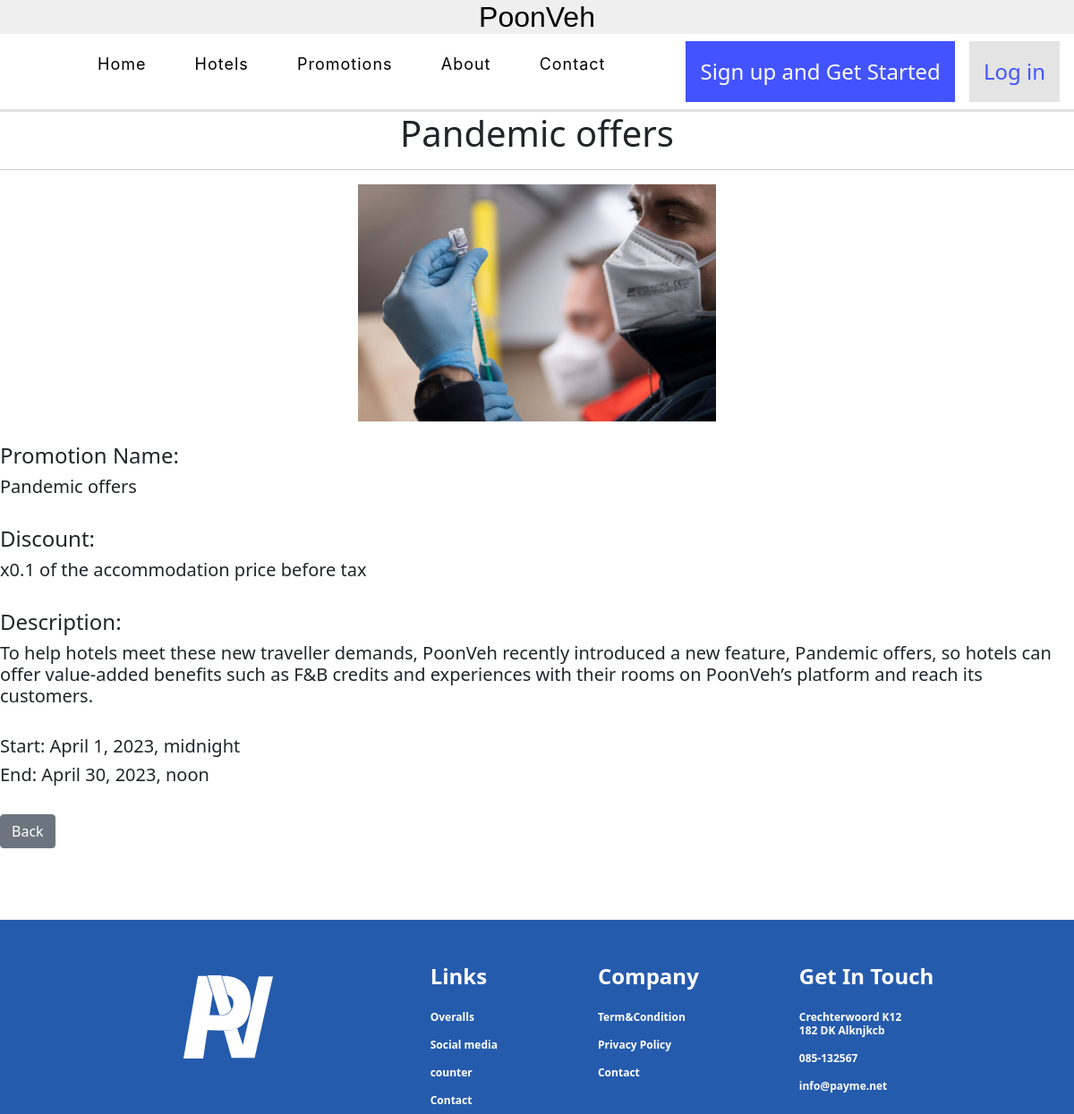
The page /promotion-detail/PRO2/ on the database as committed earlier.
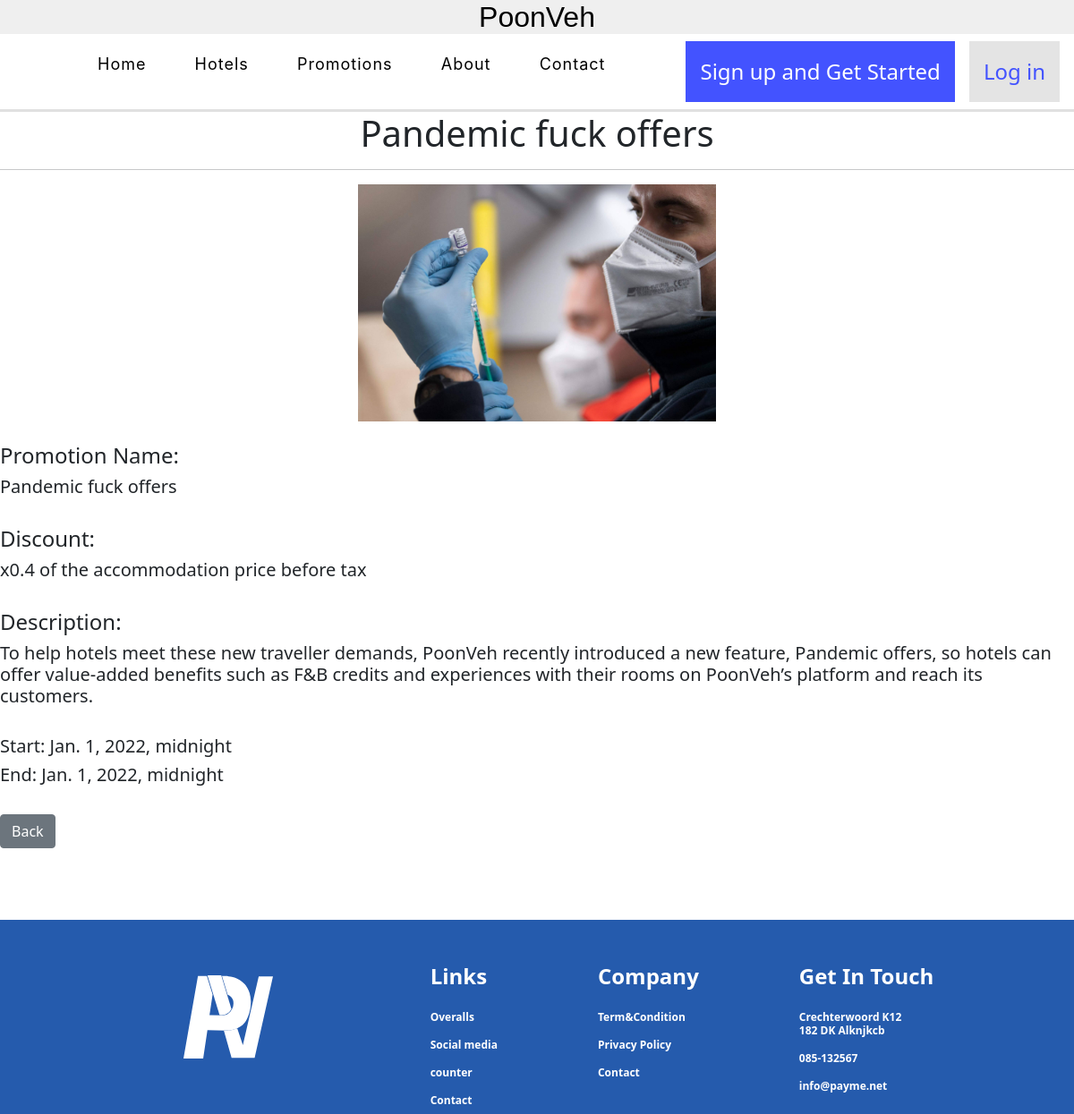
The same page on the database as committed later.
### HotelApp/models.py (models this page shows, shortened)
class Promotion(models.Model):
    Promotion_Name=models.CharField(max_length=50)
    Promotion_Detail=models.TextField()
    Promotion_Discount=models.FloatField()
    Promotion_Start=models.DateTimeField()
    Promotion_End=models.DateTimeField()
    Promotion_Pic=models.ImageField(upload_to='promotion', default='promotion/default-promotion.jpg')
    class Meta:
        db_table='promotion'

### HotelApp/views.py (the view, shortened to what this page needs)
# urls.py: path('promotion-detail/PRO<int:promo_id>/', PromotionDetail, name='promotion-detail'),
def PromotionDetail(request, promo_id):
    promotion=Promotion.objects.get(id=promo_id)
    context={}
    context['Promotion']=promotion
    context['StartFormat']=promotion.Promotion_Start
    context['EndFormat']=promotion.Promotion_End
    print(promotion.Promotion_Name)
    print(context['StartFormat'])
    print(context['EndFormat'])
    return render(request, 'frontend/promotiondetail.html', context)

### HotelApp/templates/frontend/promotiondetail.html (shortened to what this page needs)
{% extends 'frontend/base.html' %}
{% load static %}
{% block content %}
    <div class ="containerbody">
		<center>
			<h1>{{Promotion.Promotion_Name}}</h1><hr>
            {% if Promotion.Promotion_Pic.url %}
                <img src="{{Promotion.Promotion_Pic.url}}" width="400"><br><br>
            {% else %}
                <img src="{% static 'img/default-promotion.jpg' %}" width="400"><br><br>
            {% endif %}
		</center>
        {% if user.member.staff.Staff_Position == 'ADMIN' or user.member.staff.Staff_Position == 'MANAGER' %}
            <form method="POST" enctype="multipart/form-data">
                {% csrf_token %}
                <div class="form-group">
                    <label for="name">Promotion Name:</label>
                    <input type="text" class="form-control" id="name" name="name" value="{{Promotion.Promotion_Name}}" required>
                </div><br>
                <div class="form-group">
                    <label for="detail">Description:</label>
                    <textarea class="form-control" rows="3" id="detail" name="detail" placeholder="Please enter details for customers to understand briefly." required>{{Promotion.Promotion_Detail}}</textarea>
                </div><br>
                <div class="form-group">
                    <label for="percent">Discount: x{{Promotion.Promotion_Discount}}</label>
                    <select class="form-control form-control" id="percent" name="percent" required>
                        <option>5%</option>
                        <option>10%</option>
                        <option>20%</option>
                        <option>30%</option>
                        <option>40%</option>
                        <option>50%</option>
                    </select>
                </div><br>
                <div class="form-group">
                    <label for="start">Promotion Start: {{Promotion.Promotion_Start}}</label>
                    <input type="datetime-local" class="form-control" id="start" name="start" format-value="yyyy-MM-ddTHH:mm" value="2022-01-01T00:00" required>
                </div><br>
                <div class="form-group">
                    <label for="end">Promotion End: {{Promotion.Promotion_End}}</label>
                    <input type="datetime-local" class="form-control" id="end" name="end" format-value="yyyy-MM-ddTHH:mm" value="2022-01-01T00:00" required>
                </div><br>
                <div class="form-group">
                    <label for="picture">Promotion Picture Cover: </label>
                    <input type="file" class="form-control-file" id="picture" name="picture">
                </div><br>
                <button type="submit" class="btn btn-outline-success" name="save">Save</button>&nbsp;&nbsp;
                <button type="submit" class="btn btn-outline-danger" name="delete">Delete</button><br><br>
            </form>
        {% else %}
            <h4>Promotion Name:</h4>
            <h5>{{Promotion.Promotion_Name}}</h5><br>
            <h4>Discount:</h4>
            <h5>x{{Promotion.Promotion_Discount}} of the accommodation price before tax</h5><br>
            <h4>Description:</h4>
            <h5>{{Promotion.Promotion_Detail}}</h5><br>
            <h5>Start: {{Promotion.Promotion_Start}}</h5>
            <h5>End: {{Promotion.Promotion_End}}</h5><br>
        {% endif %}
        <a href="{%url 'promotions-page'%}"><button type="button" class="btn btn-secondary">Back</button></a>
    </div>
{% endblock content %}

### HotelApp/templates/frontend/base.html (shortened to what this page needs)
{% load static %}
<head>
    <link rel="stylesheet" href="{% static 'css/style.css' %}">
    <link href="{% static 'css/MaterialIcons' %}" rel="stylesheet">
    <link href="{% static 'css/SecularOne' %} " rel="stylesheet">
    <link href="{% static 'css/Inter' %}" rel="stylesheet">
    <link href="{% static 'css/OrelegaOne' %}" rel="stylesheet">
    <link href="{% static 'css/RubikMonoOne' %}" rel="stylesheet">
    <link href="{% static 'css/bootstrap.min.css' %}" rel="stylesheet">
</head>
<body>
    <header>
        <div class = "headerName">
            <a href="{% url 'home-page' %}"><h3>PoonVeh</h3></a>
        </div>
        <div class = "containerbody">
            <div>
                <div class = "top">
                    <div class = "row-horizontal-fill">
                        <div class = "col-33-nopad">
                            <ul class = "top_menu animation textsetting" style = "margin-left:2rem">
                                <li><a href="{% url 'home-page' %}">Home</a></li>
                                <li><a href="{% url 'hotels-page' %}">Hotels</a></li>
                                <li><a href="{% url 'promotions-page' %}">Promotions</a></li>
                                <li><a href="{% url 'about-page' %}">About</a></li>
                                {% if user.member.Member_isStaff %}
                                    <li><a href="{% url 'contact-page' %}">Q&A</a></li>
                                {% else %}
                                    <li><a href="{% url 'contact-page' %}">Contact</a></li>
                                {% endif %}
                            </ul>
                        </div>
                        <div class = "col-33-nopad-textsetting">
                            {% if user.is_authenticated %}
                                <ul class = "top_menu animation textsetting" style = "margin-left:2rem">
                                <li>
                                    <img src="{{user.member.Member_Pic.url}}" width="35" height="35" class="rounded-circle">
                                    <a style="font-size:100%" href="{% url 'profile-page' %}">
                                        Hello {{user.first_name}}
                                        {% if user.member.Member_isStaff %}
                                            ({{user.member.staff.Staff_Position}})
                                        {% else %}
                                            (MEMBER)
                                        {% endif %}
                                    </a>
                                </li>&emsp;
                                </ul>
                                <div class = "loginbutton">
                                    <a href="{% url 'logout' %}">Log out</a>
                                </div>
                                <div class="dropdown show">
                                    <button class="btn">
                                        <img src="{% static 'img/hamburger button 1.svg' %}">
                                    </button>
                                    <div class="dropdown-content animation">
                                        {% if user.member.staff.Staff_Position == 'ADMIN' %}
                                            <li><a href="/admin">+SITE</a></li>
                                        {% endif %}
                                        {% if user.member.staff.Staff_Position == 'ADMIN' or user.member.staff.Staff_Position == 'MANAGER' %}
                                            <li><a href="{% url 'add-hotel' %}">+Hotel</a></li>
                                        {% endif %}
                                        {% if user.member.staff.Staff_Position == 'ADMIN' or user.member.staff.Staff_Position == 'MANAGER' %}
                                            <li><a href="{% url 'add-promotion' %}">+Promotion</a></li>
                                        {% endif %}
                                        {% if user.member.staff.Staff_Position == 'ADMIN' or user.member.staff.Staff_Position == 'MANAGER' %}
                                            <li><a href="{% url 'add-staff' %}">+Staff</a></li>
                                        {% endif %}
                                        {% if user.member.staff.Staff_Position == 'ADMIN' or user.member.staff.Staff_Position == 'MANAGER' %}
                                            <li><a href="{% url 'add-news' %}">+News</a></li>
                                        {% endif %}
                                        <li><a href="{% url 'booking-page' %}">Booking</a></li>
                                        <li><a href="{% url 'news-page' %}">News</a></li>
                                    </div>
                                </div>
                            {% else %}
                                <div class = "signupbutton">
                                    <a href="{% url 'register-page' %}">Sign up and Get Started</a>
                                </div>
                                <div class = "loginbutton">
                                    <a href="{% url 'login' %}">Log in</a>
                                </div>
                            {% endif %}
                        </div>
                    </div>
                </div>
            </div>
        </div>
    </header>
    {% block content %}{% endblock content %}
    <div class = "bottom">
        <div class = "bottom_logo">
            <img src="{% static 'img/logoWhite.svg' %}" width="100">
        </div>
        <div class = "bottom_left">
            <div class = "b_head">
                <a style="color:white" href="{% url 'promotions-page' %}">Links</a>
            </div>
            <div class = "b_details">
                Overalls
            </div>
            <div class = "b_details">
                Social media
            </div>
            <div class = "b_details">
                counter
            </div>
            <div class = "b_details">
                Contact
            </div>
        </div>
        <div class = "bottom_center">
            <div class = "b_head">
                <a style="color:white" href="{% url 'about-page' %}">Company</a>
            </div>
            <div class = "b_details">
                Term&Condition
            </div>
            <div class = "b_details">
                Privacy Policy
            </div>
            <div class = "b_details">
                Contact
            </div>
        </div>
        <div class = "bottom_right">
            <div class = "b_head">
                <a style="color:white" href="{% url 'about-page' %}">Get In Touch</a>
            </div>
            <div class = "b_details">
                Crechterwoord K12<br>182 DK Alknjkcb
            </div>
            <div class = "b_details">
                085-132567
            </div>
            <div class = "b_details">
                info@payme.net
            </div>
        </div>
    </div>
</body>

### static/css/style.css (style rules this page uses)
* { margin: 0; padding: 0; box-sizing: border-box; }
.containerbody { margin: 0 auto; min-width: 992px !important; width: 100%; }
@media (min-width: 576px) { .containerbody { max-width: 540px; } }
@media (min-width: 768px) { .containerbody { max-width: 720px; } }
@media (min-width: 992px) { .containerbody { max-width: 960px; } }
@media (min-width: 1200px) { .containerbody { max-width: 1140px; } }
@media screen and (max-width: 1920px) { .containerbody { max-width: 1440px; } }
body { color: rgb(0, 0, 0); background-color: #ffffff; font-family: 'Inter', sans-serif; margin: 0; }
body a { text-decoration: none; }
* { box-sizing: border-box; }
.textsetting a { position:relative; z-index:2; font-size:18px; color:#000000; margin: 0 auto; width:80%; padding:5; letter-spacing:1px; font-family: 'Inter', sans-serif; text-decoration: none; }
header { border:0rem; border-bottom: #E0E0E0; border-style: solid; }
header::after { content: ''; display: table; clear: both; }
.top_menu { float: left; cursor: pointer; }
.top li { display: inline-block; margin-left: 2.5rem; padding-top: 0.5rem; margin-top: 0.25rem; position: relative; font-size: 1.5rem; }
.headerName { background-color: rgb(239, 239, 239); width: 100%; font-family:'Rubik Mono One',sans-serif; margin-bottom: 0; }
.signupbutton { margin-right: 1rem; margin-top: 0rem; margin-bottom: 0.5rem; padding: 1rem; display: inline-block; text-align: center; background-color: #4353FF; }
.signupbutton a { color:#FFFFFF; font-size: 1.5rem; }
.loginbutton { margin-right: 1rem; margin-top: 0rem; padding: 1rem; display: inline-block; margin-bottom: 0.5rem; background-color: #E4E4E4; }
.loginbutton a { color:#4353FF; font-size: 1.5rem; }
.animation li::before { content: ''; display: block; height: 5px; background-color: #444; position: absolute; top: 0; width: 0%; transition: all ease-in-out 250ms; }
header h3 { font-size: 2rem; color:#000000; text-align: center; }
.row-horizontal-fill { display: flex; flex-direction: row; justify-content: space-between; }
.col-33-nopad-textsetting { display: flex; flex-direction: row; justify-content: flex-end; }
.bottom { display: flex; width: 100%; justify-content: center; flex-direction: row; background-color: #255BAD; margin: 0 auto; font-size: 2rem; color: #ffffff; margin-top: 5rem; }
.bottom_logo { display: flex; justify-content: center; margin-top: auto; margin-bottom: auto; margin-right: 4rem; margin-left: 3rem; font-style: normal; font-weight: bold; font-size: 48px; line-height: 58px; color: white; }
.bottom_left { display: flex; flex-direction: column; margin-left: 7rem; }
.b_head { margin-top: 3rem; margin-bottom: 1rem; font-style: normal; font-weight: bold; font-size: 24px; line-height: 29px; color: white; }
.b_details { font-style: normal; font-weight: bold; font-size: 12px; line-height: 15px; color: white; margin-top: 0.5rem; margin-bottom: 0.5rem; }
.bottom_center { display: flex; flex-direction: column; margin-left: 7rem; }
.bottom_right { display: flex; flex-direction: column; margin-left: 7rem; }
.col-33-nopad { -ms-flex: 50%; flex: 33%; }
.btn { font-size: 16px; border: none; outline: none; }

Rows that differ between the two databases and show on the page:
changed Promotion: Promotion_Name "Pandemic offers" → "Pandemic fuck offers"; Promotion_Discount "0.1" → "0.4"; Promotion_Start "April 1, 2023, midnight" → "Jan. 1, 2022, midnight"; Promotion_End "April 30, 2023, noon" → "Jan. 1, 2022, midnight"
